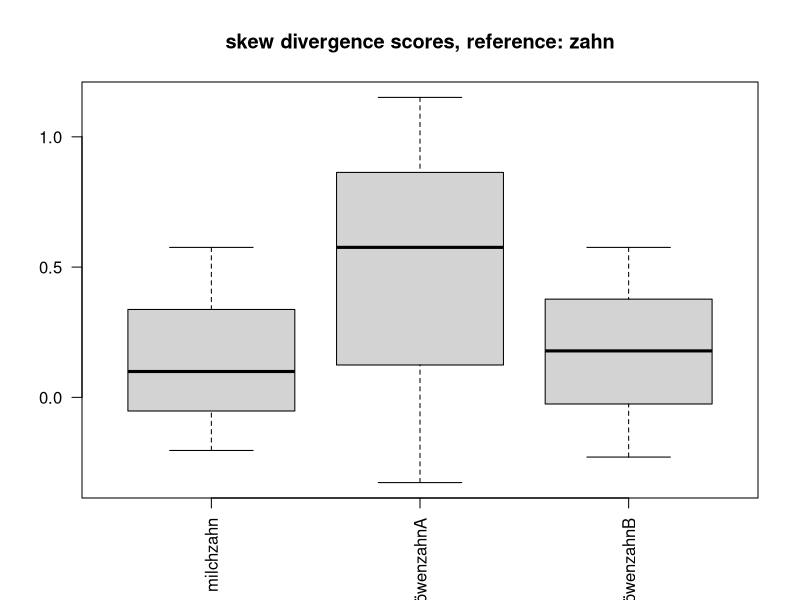

Reproduce this figure in R.
# 20260508(20.05)
# 16197.lx-tech.zinsmeister
###########################

## ----skew

# computing skew divergence score for noun-noun compound vectors
# Q: zinsmeister(2013)


# D(p||q) = Sig^i p^i x log(p^i/q^i)
l1<-c(0.6,0.4,0) # milchzahn
l2<-c(0.25,0.5,0.25) # zahn
l3<-c(0,0,1) # löwenzahn
### test: löwenzahn::ziehen=1 occurence instead 0
l4<-c(0,1,2)
l5<-unlist(lapply(l4,function(x){
x/sum(l4)
}))
########################
# l2 is the reference p
# l1,l3 are the target q probabilities which are projected on /smoothed by reference p
#############################################
lx<-list(list(l2,l1),list(l2,l3),list(l2,l5))
#f<-sum(pi*(log(pi/qi)))
w<-0.9
s1<-lapply(lx,function(l){
  print(l)
#  lapply(l,function(p){
 #   cat("p:",p,"\n")
    s<-array()
    for(i in 1:length(l[[1]])){
      p1<-l[[1]][i]
      q1<-l[[2]][i]
      qi<-(w*q1)+((1-w)*p1) # qi smoothed
      cat("qi:",qi,"\n")
      # s[i]<-sum(pi*log((pi/qi)))
      s[i]<-p1*log(p1/qi)
      cat("s:",s[i],"\n")
    }
    spq<-sum(s)
    cat("skew div:",spq,"\n")
  return(s)
})
names(s1)<-c("milchzahn","löwenzahnA","löwenzahnB")
lapply(s1,sum) #chk.
par(las=2)
boxplot(s1,main="skew divergence scores, reference: zahn")

## ----cosine-sim


# X = numeric matrix of token embeddings (rows = tokens, cols = features)
# Example:
# X <- as.matrix(df[, -1])
# rownames(X) <- df$t
# l1<-c(0.6,0.4,0) # milchzahn
# l2<-c(0.25,0.5,0.25) # zahn
# l3<-c(0,0,1) # löwenzahn
# ### test: löwenzahn::ziehen=1 occurence instead 0
# l4<-c(0,1,2)
df<-data.frame(token=c("milchzahn","zahn","loewenzahnA","loewenzahnB"),NA,NA,NA)
df[1,2:4]<-l1
df[2,2:4]<-l2
df[3,2:4]<-l3
df[4,2:4]<-l4
#df
X<-as.matrix(df[,-1])
# 1. Row norms (Euclidean length of each token vector)
row_norms <- sqrt(rowSums(X^2))

# 2. Dot-product matrix
#    tcrossprod(X) == X %*% t(X)
dot_products <- tcrossprod(X)

# 3. Outer product of norms
#    Gives all pairwise ||x_i|| * ||x_j||
norm_matrix <- outer(row_norms, row_norms)

# 4. Cosine similarity matrix
cosine_sim <- dot_products / norm_matrix

# 5. Handle rows with zero norm (if any)
cosine_sim[!is.finite(cosine_sim)] <- 0

# 6. Add row/column names
rownames(cosine_sim) <- df$token
colnames(cosine_sim) <- df$token

# Example: similarity between "striker" and "goal"
print(cosine_sim)
cosine_sim["milchzahn", "zahn"]

# Example: top 5 nearest neighbors for "striker"
nearest_neighbors <- function(token, sim, k = 5) {
  s <- sim[token, ]
  s <- s[names(s) != token]           # remove self-similarity
  s <- sort(s, decreasing = TRUE)
  head(s, k)
}

nearest_neighbors("zahn", cosine_sim)
